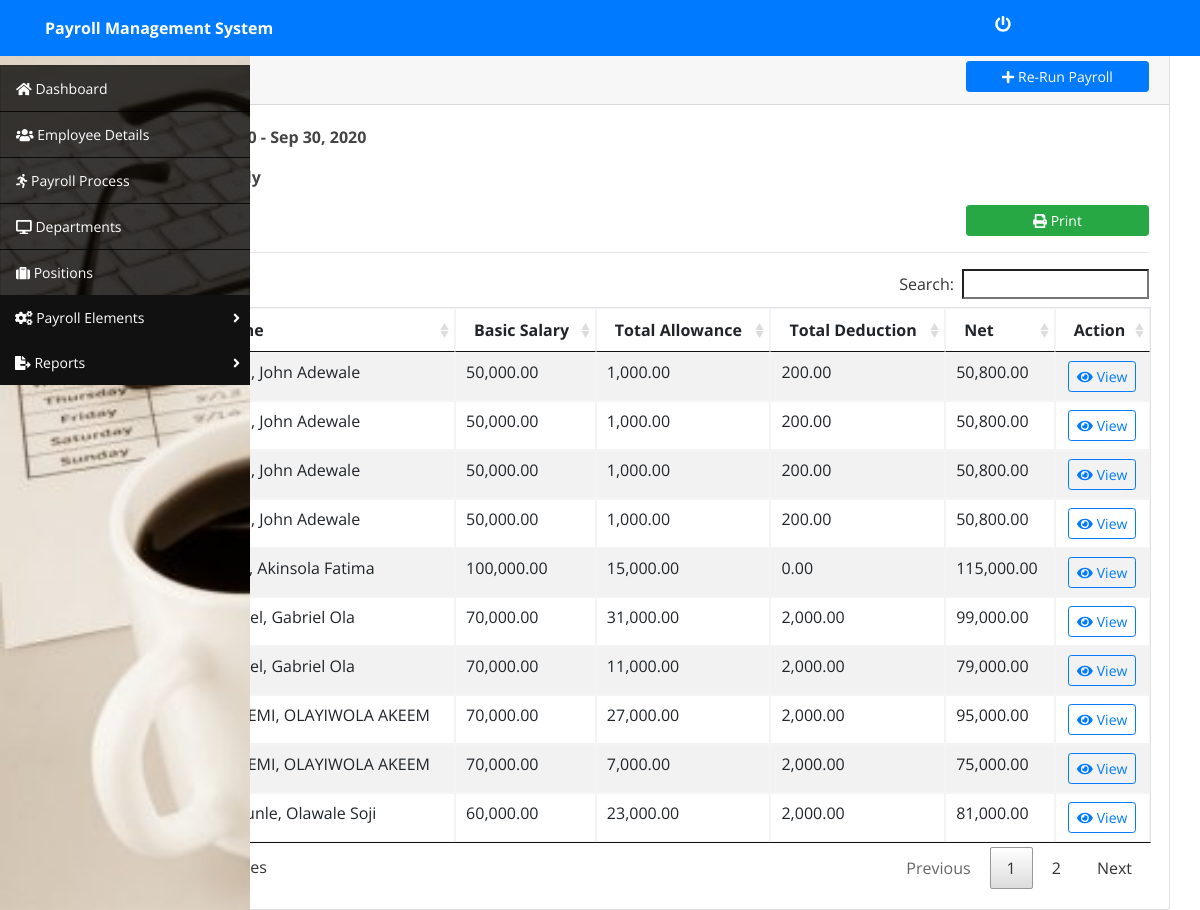
Screenshot of /payroll_items.php?id=1 with the database file from the repository.
### tables this page shows
CREATE TABLE `payroll` (
  `id` int(30) NOT NULL,
  `ref_no` text NOT NULL,
  `date_from` date NOT NULL,
  `date_to` date NOT NULL,
  `type` tinyint(1) NOT NULL COMMENT '1 = monthly ,2 semi-monthly',
  `status` tinyint(1) NOT NULL DEFAULT 0 COMMENT '0 =New,1 = computed',
  `date_created` datetime NOT NULL DEFAULT current_timestamp()
);

CREATE TABLE `payroll_items` (
  `id` int(30) NOT NULL,
  `payroll_id` int(30) NOT NULL,
  `employee_id` int(30) NOT NULL,
  `present` int(30) NOT NULL,
  `absent` int(10) NOT NULL,
  `late` text NOT NULL,
  `salary` double NOT NULL,
  `allowance_amount` double NOT NULL,
  `allowances` text NOT NULL,
  `deduction_amount` double NOT NULL,
  `deductions` text NOT NULL,
  `net` int(11) NOT NULL,
  `date_created` datetime NOT NULL DEFAULT current_timestamp()
);

CREATE TABLE `employee` (
  `id` int(20) NOT NULL,
  `employee_no` varchar(100) NOT NULL,
  `firstname` varchar(50) NOT NULL,
  `middlename` varchar(20) NOT NULL,
  `lastname` varchar(50) NOT NULL,
  `gender` varchar(100) NOT NULL,
  `department_id` int(30) NOT NULL,
  `position_id` int(30) NOT NULL,
  `salary` double NOT NULL
);

### payroll_items.php (the view, shortened to what this page needs)
<?php include('db_connect.php') ?>
<?php include 'topbar.php' ?>
	<?php include 'navbar.php'; include ('header.php'); ?>
<?php
		$pay = $conn->query("SELECT * FROM payroll where id = ".$_GET['id'])->fetch_array();
		$pt = array(1=>"Monhtly",2=>"Semi-Monthly");
?>
		<div class="container-fluid " >
			<div class="col-lg-12">
				<br />
				<br />
				<div class="card">
					<div class="card-header">
						<span><b>Payroll : <?php echo $pay['ref_no'] ?></b></span>
						<button class="btn btn-primary btn-sm btn-block col-md-2 float-right" type="button" id="new_payroll_btn"><span class="fa fa-plus"></span> Re-Run Payroll</button>
					</div>
					<div class="card-body">
						<div class="row">
							<div class="col-md-12">
							<p>Payroll Range: <b><?php echo date("M d, Y",strtotime($pay['date_from'])). " - ".date("M d, Y",strtotime($pay['date_to'])) ?></b></p>
							<p>Payroll Type: <b><?php echo $pt[$pay['type']] ?></b></p>
							<button class="btn btn-success btn-sm btn-block col-md-2 float-right" type="button" id="print_btn"><span class="fa fa-print"></span> Print</button>
							</div>
						</div>
						<hr>
						<table id="table" class="table table-bordered table-striped">
							<thead>
								<tr>
									<th>Name</th>
									<th>Basic Salary</th>
									<th>Total Allowance</th>
									<th>Total Deduction</th>
									<th>Net</th>
									<th>Action</th>
								</tr>
							</thead>
							<tbody>
								<?php
									$payroll=$conn->query("SELECT p.*,concat(e.lastname,', ',e.firstname,' ',e.middlename) as ename, e.salary, e.employee_no FROM payroll_items p inner join employee e on e.id = p.employee_id
									INNER join payroll pay on pay.id = p.payroll_id;") or die(mysqli_error());
									while($row=$payroll->fetch_array()){
								?>
								<tr>
									<td><?php echo $row['employee_no'] ?></td>
									<td><?php echo ucwords($row['ename']) ?></td>
									<td><?php echo number_format($row['salary'],2) ?></td>
									<td><?php echo number_format($row['allowance_amount'],2) ?></td>
									<td><?php echo number_format($row['deduction_amount'],2) ?></td>
									<td><?php echo number_format($row['net'],2) ?></td>
									<td>
										<center>
										 <button class="btn btn-sm btn-outline-primary view_payroll" data-id="<?php echo $row['id']?>" type="button"><i class="fa fa-eye"></i> View</button>
										</center>
									</td>
								</tr>
								<?php
									}
								?>
							</tbody>
						</table>
					</div>
				</div>
			</div>
		</div>

### topbar.php (shortened to what this page needs)
<nav class="navbar navbar-light fixed-top bg-primary" style="padding:0;min-height:3.5rem">
  <div class="container-fluid mt-2 mb-2">
  	<div class="col-lg-12">
      <div class="col-md-4 float-left text-white">
        <large><b>Payroll Management System</b></large>
      </div>
	  	<div class="col-md-2 float-right text-white">
	  		<a href="ajax.php?action=logout" class="text-white"><?php echo $_SESSION['login_name'] ?> <i class="fa fa-power-off"></i></a>
	    </div>
    </div>
  </div>
</nav>

### navbar.php (shortened to what this page needs)
<nav id="sidebar" class="mx-lt-5 bg-black">
    <div class="sidebar-list ">
		<div class="user-panel">
        <div class="pull-left image">
        </div>
        <div class="pull-left info">
        </div>
      </div>
        <ul class="sidebar-menu" data-widget="tree">
            <li><a href="index.php?page=home" class="nav-item nav-home text-white"><i class="fa fa-home"></i> Dashboard</a></li>
            <li><a href="index.php?page=employee" class="nav-item text-white"><i class="fa fa-users"></i> Employee Details</a></li>
            <li><a href="index.php?page=payroll" class="nav-item nav-payroll text-white"><i class="fa fa-running"></i> Payroll Process</a></li>
            <li><a href="index.php?page=department" class="nav-item nav-department text-white"><i class="fa fa-desktop"></i> Departments</a></li>
            <li><a href="index.php?page=position" class="nav-item nav-position text-white"><i class="fa fa-suitcase"></i> Positions</a></li>
            <li class="treeview bg-black">
                <a href="#" class="text-white">
                    <i class="fa fa-cogs"></i> <span>Payroll Elements</span>
                    <span class="pull-right-container"><i class="fa fa-angle-right pull-right text-white"></i></span>
                </a>
            </li>
            <li class="treeview bg-black">
                <a href="#" class="text-white">
                    <i class="fa fa-file-export"></i> <span>Reports</span>
                    <span class="pull-right-container"><i class="fa fa-angle-right pull-right text-white"></i></span>
                </a>
            </li>
        </ul>
    </div>
</nav>

### header.php (shortened to what this page needs)
  <link rel="stylesheet" href="assets/font-awesome/css/all.min.css">
  <link rel="stylesheet" href="dist/css/AdminLTE.min.css">
<link href="assets/vendor/bootstrap/css/bootstrap.min.css" rel="stylesheet">
<link href="assets/vendor/icofont/icofont.min.css" rel="stylesheet">
<link href="assets/vendor/boxicons/css/boxicons.min.css" rel="stylesheet">
<link href="assets/vendor/venobox/venobox.css" rel="stylesheet">
<link href="assets/vendor/animate.css/animate.min.css" rel="stylesheet">
<link href="assets/vendor/remixicon/remixicon.css" rel="stylesheet">
<link href="assets/vendor/owl.carousel/assets/owl.carousel.min.css" rel="stylesheet">
<link href="assets/vendor/bootstrap-datepicker/css/bootstrap-datepicker.min.css" rel="stylesheet">
<link href="assets/DataTables/datatables.min.css" rel="stylesheet">
<link href="assets/css/jquery.datetimepicker.min.css" rel="stylesheet">
<link href="assets/css/select2.min.css" rel="stylesheet">
<link href="assets/css/style.css" rel="stylesheet">
<link type="text/css" rel="stylesheet" href="assets/css/jquery-te-1.4.0.css">

### assets/css/style.css (style rules this page uses)
a { color: #1977cc; }
nav#sidebar { height: calc(100%); position: fixed; z-index: 99; left: 0; width: 250px; background: url(assets/img/payroll-cover.jpg); background-repeat: no-repeat; background-size: cover; }
a.nav-item { position: relative; display: block; padding: .75rem 1.25rem; margin-bottom: -1px; border: 1px solid rgba(0,0,0,.125); background-color: #000000c4; color: #989898; font-weight: 600; }

### navbar.php (style rules this page uses)
#sidebar .sidebar-menu li a { font-size: 14px !important; font-weight: normal !important; }

### rows the page displays
payroll: date_to "Sep 30, 2020"
payroll_items: ename "Smith, John Adewale", employee.salary "50,000.00", allowance_amount "1,000.00", deduction_amount "200.00", net "50,800.00"
payroll_items: ename "Smith, John Adewale", employee.salary "50,000.00", allowance_amount "1,000.00", deduction_amount "200.00", net "50,800.00"
payroll_items: ename "Smith, John Adewale", employee.salary "50,000.00", allowance_amount "1,000.00", deduction_amount "200.00", net "50,800.00"
payroll_items: ename "Adekunle, Olawale Soji", employee.salary "60,000.00", allowance_amount "23,000.00", deduction_amount "2,000.00", net "81,000.00"
payroll_items: ename "OPEYEMI, OLAYIWOLA AKEEM", employee.salary "70,000.00", allowance_amount "27,000.00", deduction_amount "2,000.00", net "95,000.00"
payroll_items: ename "Samuel, Gabriel Ola", employee.salary "70,000.00", allowance_amount "31,000.00", deduction_amount "2,000.00", net "99,000.00"
payroll_items: ename "Smith, John Adewale", employee.salary "50,000.00", allowance_amount "1,000.00", deduction_amount "200.00", net "50,800.00"
payroll_items: ename "OPEYEMI, OLAYIWOLA AKEEM", employee.salary "70,000.00", allowance_amount "7,000.00", deduction_amount "2,000.00", net "75,000.00"
payroll_items: ename "Samuel, Gabriel Ola", employee.salary "70,000.00", allowance_amount "11,000.00", deduction_amount "2,000.00", net "79,000.00"
payroll_items: ename "Ajoke, Akinsola Fatima", employee.salary "100,000.00", allowance_amount "15,000.00", deduction_amount "0.00", net "115,000.00"
